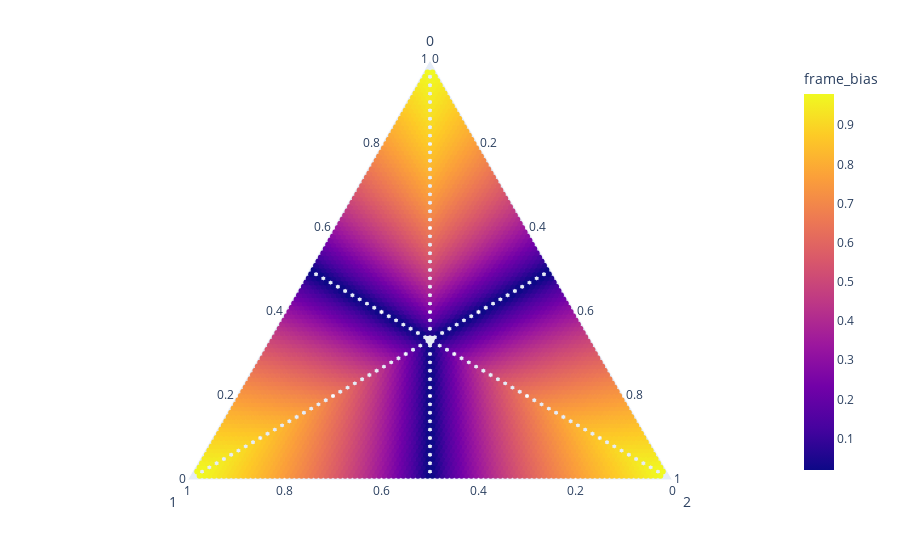

Notebook source saved alongside this figure:
### Code cell
# use plotly to plot p1 vs p2 vs p3 as a ternary scatter plot
import plotly.express as px

fig = px.scatter_ternary(read_frame_continuous_df, a=0, b=1, c=2, color="frame_bias", hover_name="frame_bias", size_max=15)
fig.show()

### Figure 1 — Plotly figure (JSON) as saved in the notebook; plotly's stock layout.template omitted (floating-point values rounded to 4 significant figures; data arrays with more than 128 entries replaced by an {"elided": "..."} marker saying what was removed)
{"data": [{"a": {"elided": "4704 int values"}, "b": {"elided": "4704 int values"}, "c": {"elided": "4704 int values"}, "hovertemplate": "<b>%{hovertext}</b><br><br>0=%{a}<br>1=%{b}<br>2=%{c}<br>frame_bias=%{marker.color}<extra></extra>", "hovertext": {"elided": "4704 float values"}, "legendgroup": "", "marker": {"color": {"elided": "4704 float values"}, "coloraxis": "coloraxis", "symbol": "circle"}, "mode": "markers", "name": "", "showlegend": false, "subplot": "ternary", "type": "scatterternary"}], "layout": {"coloraxis": {"colorbar": {"title": {"text": "frame_bias"}}, "colorscale": [[0, "#0d0887"], [0.1111, "#46039f"], [0.2222, "#7201a8"], [0.3333, "#9c179e"], [0.4444, "#bd3786"], [0.5556, "#d8576b"], [0.6667, "#ed7953"], [0.7778, "#fb9f3a"], [0.8889, "#fdca26"], [1, "#f0f921"]]}, "legend": {"tracegroupgap": 0}, "margin": {"t": 60}, "ternary": {"aaxis": {"title": {"text": "0"}}, "baxis": {"title": {"text": "1"}}, "caxis": {"title": {"text": "2"}}, "domain": {"x": [0, 1], "y": [0, 1]}}}}
